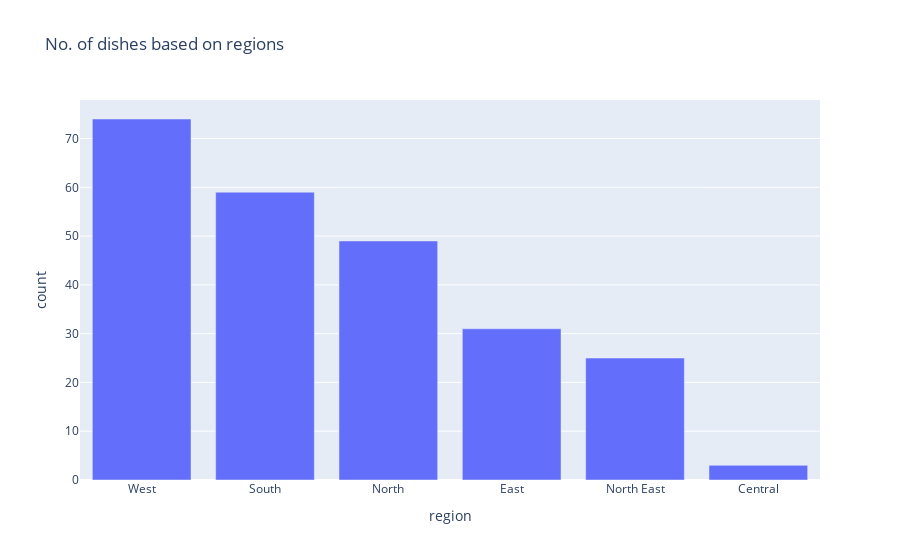

Notebook source saved alongside this figure:
### Markdown cell above
### **No. of dishes based on regions**

### Code cell
dish_df = df.region.value_counts().reset_index()
dish_df.columns = ['region','count']
fig = px.bar(dish_df, x = 'region', y = 'count', title='No. of dishes based on regions')
fig.show()

### Figure 1 — Plotly figure (JSON) as saved in the notebook; plotly's stock layout.template omitted (floating-point values rounded to 4 significant figures)
{"data": [{"alignmentgroup": "True", "hovertemplate": "region=%{x}<br>count=%{y}<extra></extra>", "legendgroup": "", "marker": {"color": "#636efa", "pattern": {"shape": ""}}, "name": "", "offsetgroup": "", "orientation": "v", "showlegend": false, "textposition": "auto", "type": "bar", "x": ["West", "South", "North", "East", "North East", "Central"], "xaxis": "x", "y": [74, 59, 49, 31, 25, 3], "yaxis": "y"}], "layout": {"barmode": "relative", "legend": {"tracegroupgap": 0}, "title": {"text": "No. of dishes based on regions"}, "xaxis": {"anchor": "y", "domain": [0, 1], "title": {"text": "region"}}, "yaxis": {"anchor": "x", "domain": [0, 1], "title": {"text": "count"}}}}
